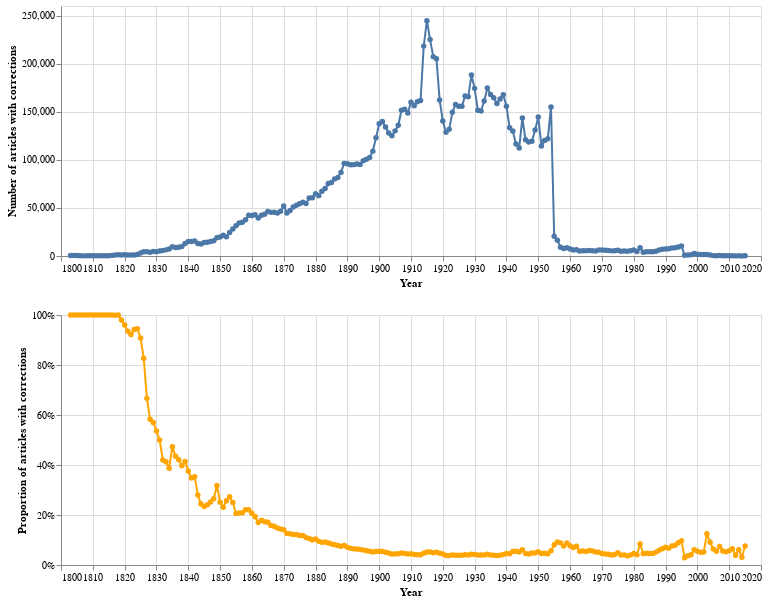

Notebook cell for this chart:
### Markdown cell above
Let's visualise the results, showing both the number of articles with corrections each year, and the proportion of articles each year with corrections.

### Code cell
# Number of articles with corrections
chart1 = alt.Chart(df_merged).mark_line(point=True).encode(
        x=alt.X('term:Q', axis=alt.Axis(format='c', title='Year')),
        y=alt.Y('total_results:Q', axis=alt.Axis(format=',d', title='Number of articles with corrections')),
        tooltip=[alt.Tooltip('term:Q', title='Year'), alt.Tooltip('total_results:Q', title='Articles', format=',')]
    ).properties(width=700, height=250)

# Proportion of articles with corrections
chart2 = alt.Chart(df_merged).mark_line(point=True, color='red').encode(
        x=alt.X('term:Q', axis=alt.Axis(format='c', title='Year')),
    
        # This time we're showing the proportion (formatted as a percentage) on the Y axis
        y=alt.Y('proportion:Q', axis=alt.Axis(format='%', title='Proportion of articles with corrections')),
        tooltip=[alt.Tooltip('term:Q', title='Year'), alt.Tooltip('proportion:Q', title='Proportion', format='%')],
        
        # Make the charts different colors
        color=alt.value('orange')
    ).properties(width=700, height=250)

# This is a shorthand way of stacking the charts on top of each other
chart1 & chart2

### Figure 1 — Vega-Lite specification as saved in the notebook (floating-point values rounded to 4 significant figures; data arrays with more than 128 entries replaced by an {"elided": "..."} marker saying what was removed)
{"config": {"view": {"continuousWidth": 400, "continuousHeight": 300}}, "vconcat": [{"mark": {"type": "line", "point": true}, "encoding": {"tooltip": [{"type": "quantitative", "field": "term", "title": "Year"}, {"type": "quantitative", "field": "total_results", "format": ",", "title": "Articles"}], "x": {"type": "quantitative", "axis": {"format": "c", "title": "Year"}, "field": "term"}, "y": {"type": "quantitative", "axis": {"format": ",d", "title": "Number of articles with corrections"}, "field": "total_results"}}, "height": 250, "width": 700}, {"mark": {"type": "line", "color": "red", "point": true}, "encoding": {"color": {"value": "orange"}, "tooltip": [{"type": "quantitative", "field": "term", "title": "Year"}, {"type": "quantitative", "field": "proportion", "format": "%", "title": "Proportion"}], "x": {"type": "quantitative", "axis": {"format": "c", "title": "Year"}, "field": "term"}, "y": {"type": "quantitative", "axis": {"format": "%", "title": "Proportion of articles with corrections"}, "field": "proportion"}}, "height": 250, "width": 700}], "data": {"name": "data-862c584c1d7c118a37a6ce9ac7af1530"}, "$schema": "https://vega.github.io/schema/vega-lite/v4.8.1.json", "datasets": {"data-862c584c1d7c118a37a6ce9ac7af1530": {"elided": "213 records"}}}
